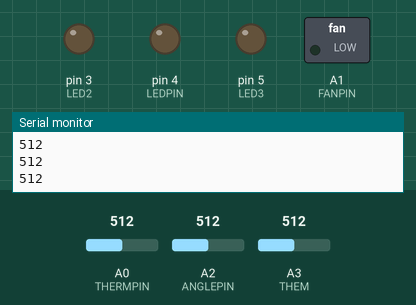
A sketch run on a simulated Arduino Uno, built with avr-gcc and run on an emulated ATmega328P. On the bench: switched loads named in the sketch (green lamp = pin HIGH), output pins drawn as LEDs (lit = HIGH), the last lines printed to the serial monitor. The test bench sets the inputs (shaded band); at power-on: A2 (ANGLEPIN) = 512, A3 (THEM) = 512, A0 (THERMPIN) = 512.

Above: at 1.2 s.
1.3 s: A2 (ANGLEPIN) set to 886
2.8 s: A2 (ANGLEPIN) set to 918
At 4.0 s:
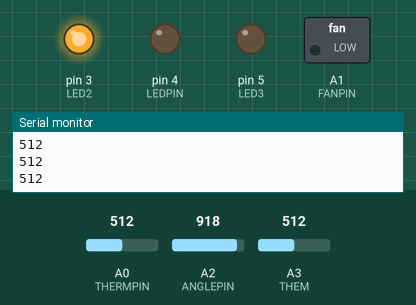
4.3 s: A3 (THEM) set to 584
5.8 s: A3 (THEM) set to 611
At 7.0 s:
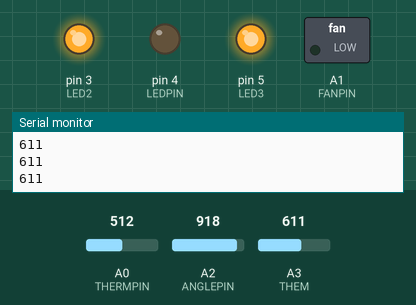
7.3 s: A2 (ANGLEPIN) set to 208
8.8 s: A2 (ANGLEPIN) set to 192
At 10.3 s:
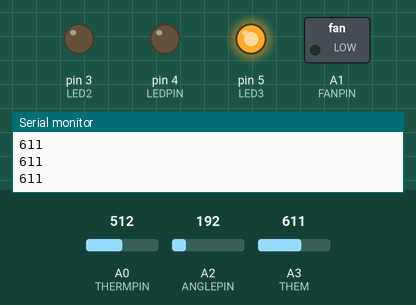
Timing chart, 0 to 11.3 s (numbered marks = the images above; inputs shaded):
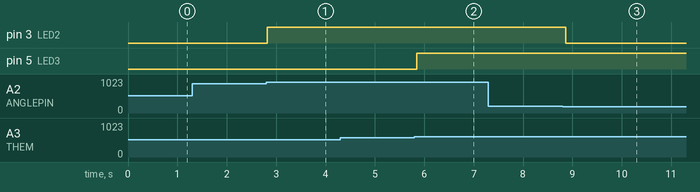

Measured:
- the behaviour switches between 900 and 901 on A2 (ANGLEPIN) (found by bisection; images 0 and 1)
- the behaviour switches between 600 and 601 on A3 (THEM) (found by bisection; images 1 and 2)
- the behaviour switches between 200 and 199 on A2 (ANGLEPIN) (found by bisection; images 2 and 3)
- after the input at 2.8 s, pin 3 (LED2): LOW → HIGH at once
- after the input at 5.8 s, pin 5 (LED3): LOW → HIGH after 0.05 s
- after the input at 8.8 s, pin 3 (LED2): HIGH → LOW after 0.07 s

The sketch:

lab2.ino
```cpp
//ENGR100
//10-11-2018
//2
//Brandon Martinez
//Jordan Habib
const int FANPIN = A1;
const int THERMPIN = A0;
const int LEDPIN = 4;
const int ANGLEPIN = A2;
const int LED2 = 3;
const int LED3 = 5;
const int THEM = A3;
int Thermistor;
int PressureSensor;
int AngleReader;
int Temperature;
void setup() {
  pinMode(FANPIN, OUTPUT);
  pinMode(THERMPIN, INPUT);
  pinMode(LEDPIN, OUTPUT);
  pinMode(ANGLEPIN, INPUT);
  pinMode(LED2, OUTPUT);
  pinMode(LED3, OUTPUT);
  pinMode(THEM, INPUT);
  Serial.begin(9600);
}

void loop() {
  if (analogRead(ANGLEPIN) > 900) {
    digitalWrite(LED2, HIGH);
    digitalWrite(LED3, LOW);
    if (analogRead(THEM) > 600) {
      digitalWrite(LED3, HIGH);
    } else {
      digitalWrite(LED3, LOW);
    }
  }
  if (analogRead(ANGLEPIN) < 200) {
    digitalWrite(LED2, LOW);
    if (analogRead(THERMPIN) < 610) {
      digitalWrite(FANPIN, LOW);
      digitalWrite(LEDPIN, LOW);
    } else {
      digitalWrite(FANPIN, HIGH);
      digitalWrite(LEDPIN, HIGH);
      digitalWrite(LED3, LOW);
    }
  }
  Thermistor = analogRead(THERMPIN);
  AngleReader = analogRead(ANGLEPIN);
  Temperature = analogRead(THEM);
  Serial.println(Temperature);
  delay(100);
}
```
